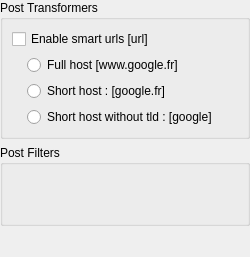
<?xml version="1.0" encoding="UTF-8"?>
<ui version="4.0">
 <class>QQFilterSettings</class>
 <widget class="QWidget" name="QQFilterSettings">
  <property name="geometry">
   <rect>
    <x>0</x>
    <y>0</y>
    <width>250</width>
    <height>257</height>
   </rect>
  </property>
  <property name="windowTitle">
   <string>Form</string>
  </property>
  <layout class="QVBoxLayout" name="verticalLayout" stretch="0,0,0">
   <property name="leftMargin">
    <number>0</number>
   </property>
   <property name="topMargin">
    <number>0</number>
   </property>
   <property name="rightMargin">
    <number>0</number>
   </property>
   <property name="bottomMargin">
    <number>0</number>
   </property>
   <item>
    <widget class="QGroupBox" name="groupBox">
     <property name="sizePolicy">
      <sizepolicy hsizetype="Preferred" vsizetype="Minimum">
       <horstretch>0</horstretch>
       <verstretch>0</verstretch>
      </sizepolicy>
     </property>
     <property name="title">
      <string>Post Transformers</string>
     </property>
     <layout class="QVBoxLayout" name="verticalLayout_2">
      <item>
       <widget class="QCheckBox" name="smartUrlCB">
        <property name="text">
         <string>Enable smart urls [url]</string>
        </property>
       </widget>
      </item>
      <item>
       <widget class="QWidget" name="widget" native="true">
        <layout class="QVBoxLayout" name="verticalLayout_3">
         <property name="leftMargin">
          <number>15</number>
         </property>
         <property name="topMargin">
          <number>0</number>
         </property>
         <property name="rightMargin">
          <number>0</number>
         </property>
         <property name="bottomMargin">
          <number>0</number>
         </property>
         <item>
          <widget class="QRadioButton" name="fullHostUrlRB">
           <property name="text">
            <string>Full host [www.google.fr]</string>
           </property>
          </widget>
         </item>
         <item>
          <widget class="QRadioButton" name="shortHostUrlRB">
           <property name="text">
            <string>Short host : [google.fr]</string>
           </property>
          </widget>
         </item>
         <item>
          <widget class="QRadioButton" name="shorterHostUrlRB">
           <property name="text">
            <string>Short host without tld : [google]</string>
           </property>
          </widget>
         </item>
        </layout>
       </widget>
      </item>
     </layout>
    </widget>
   </item>
   <item>
    <widget class="QGroupBox" name="groupBox_2">
     <property name="sizePolicy">
      <sizepolicy hsizetype="Preferred" vsizetype="Minimum">
       <horstretch>0</horstretch>
       <verstretch>0</verstretch>
      </sizepolicy>
     </property>
     <property name="title">
      <string>Post Filters</string>
     </property>
     <layout class="QVBoxLayout" name="verticalLayout_4">
      <item>
       <spacer name="verticalSpacer_2">
        <property name="orientation">
         <enum>Qt::Vertical</enum>
        </property>
        <property name="sizeHint" stdset="0">
         <size>
          <width>20</width>
          <height>40</height>
         </size>
        </property>
       </spacer>
      </item>
     </layout>
    </widget>
   </item>
   <item>
    <spacer name="verticalSpacer">
     <property name="orientation">
      <enum>Qt::Vertical</enum>
     </property>
     <property name="sizeHint" stdset="0">
      <size>
       <width>20</width>
       <height>40</height>
      </size>
     </property>
    </spacer>
   </item>
  </layout>
 </widget>
 <resources/>
 <connections/>
</ui>
